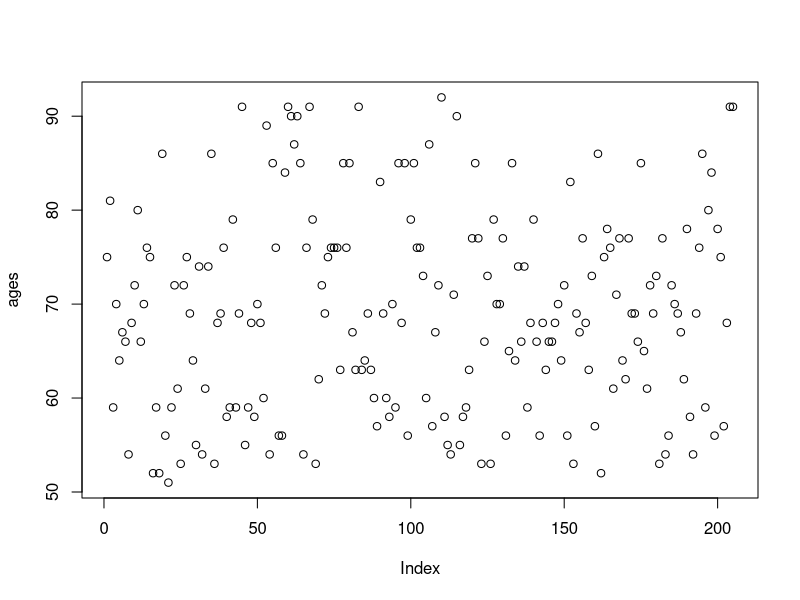
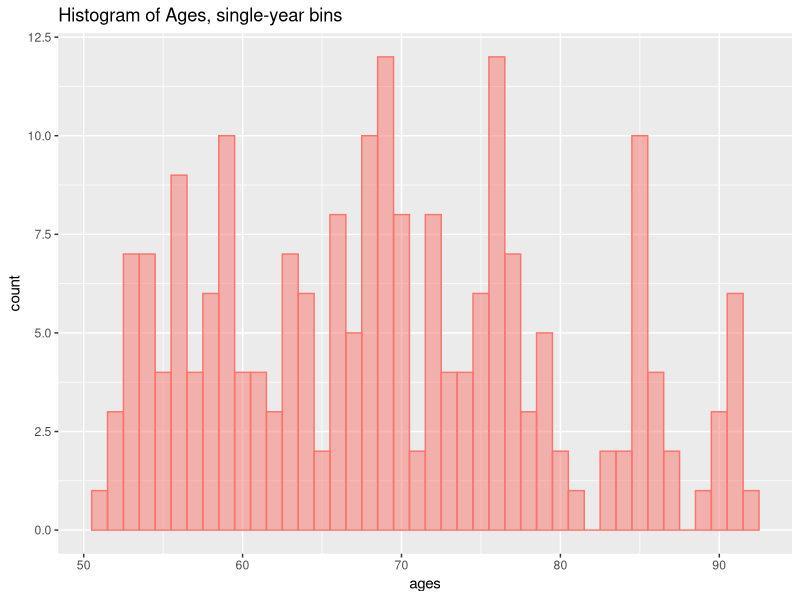
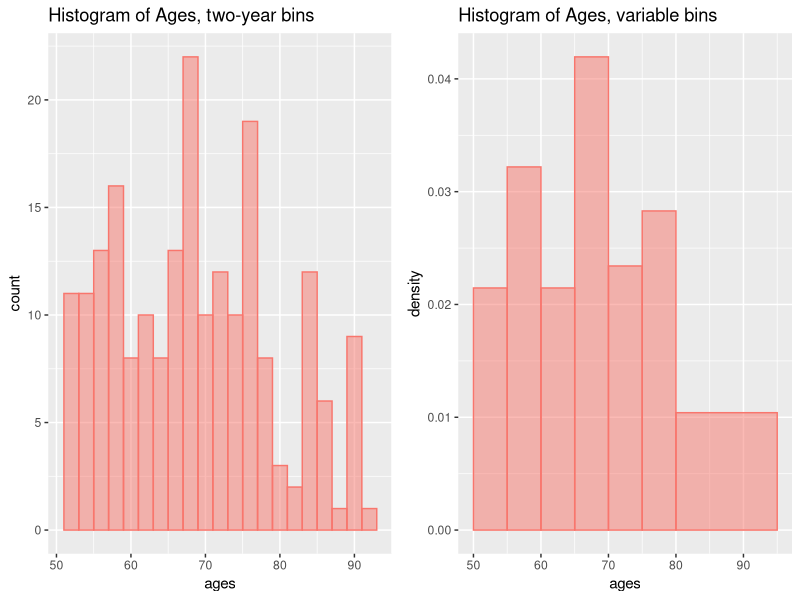
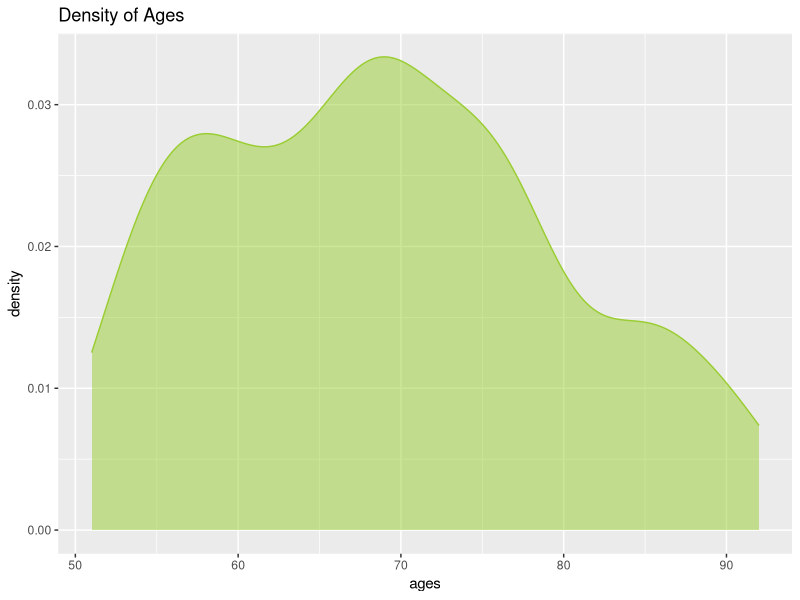
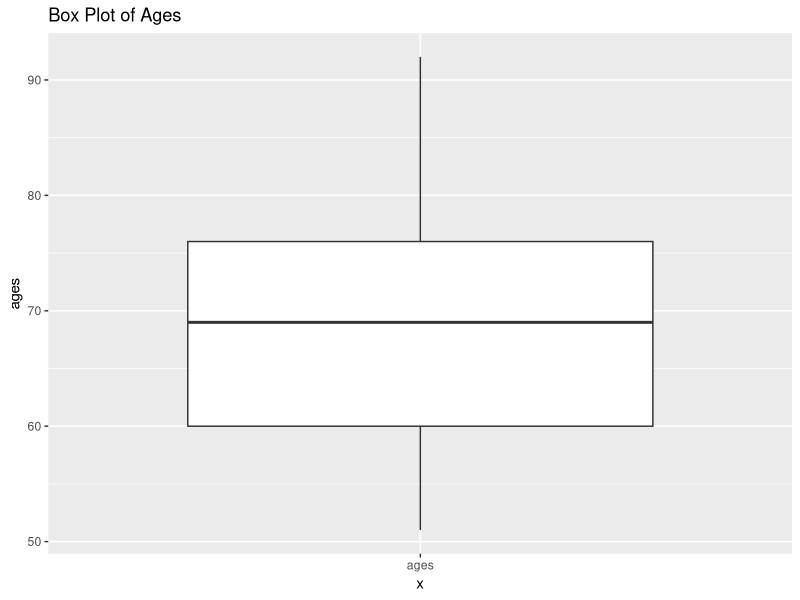
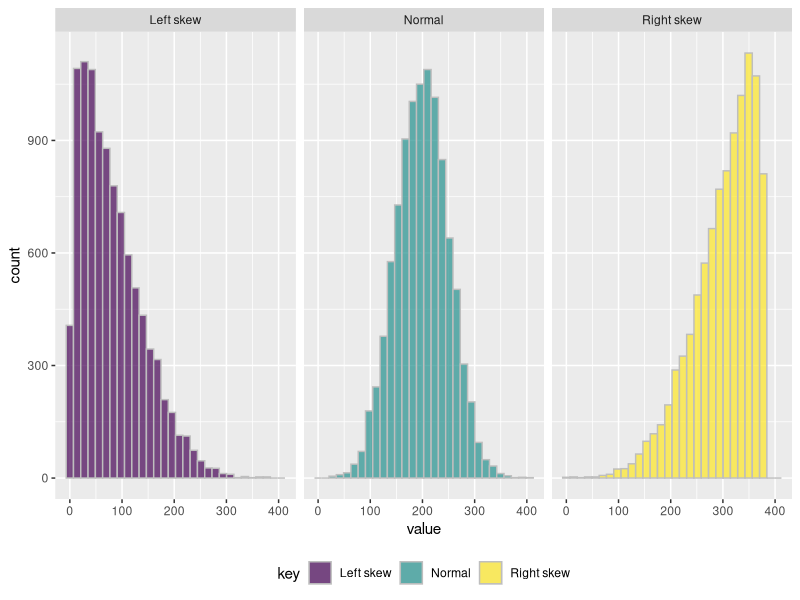
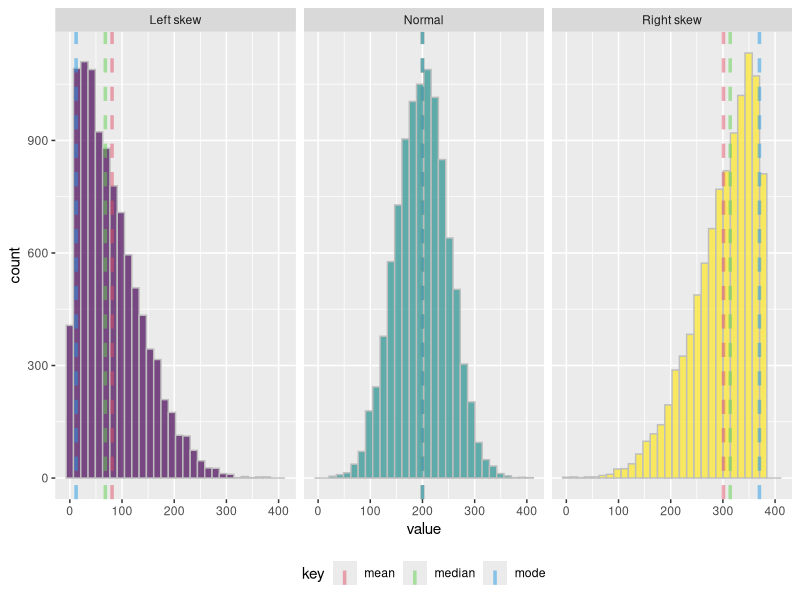

Write R code to recreate these figures, in order.
## ---- chunk 1
options(htmltools.dir.version = FALSE)
library(Cairo)
knitr::opts_chunk$set(fig.align = "center", 
                      dev.args = list(type = "cairo"), fig.retina=3) 


## ---- chunk 2
ages<-c(75,81,59,70,64,67,66,54,68,72,80,66,70,76,75,52,59,52,86,56,51,59,72,61,53,72,75,69,64,55,74,54,61,74,86,53,68,69,76,58,59,79,59,69,91,55,59,68,58,70,68,60,89,54,85,76,56,56,84,91,90,87,90,85,54,76,91,79,53,62,72,69,75,76,76,76,63,85,76,85,67,63,91,63,64,69,63,60,57,83,69,60,58,70,59,85,68,85,56,79,85,76,76,73,60,87,57,67,72,92,58,55,54,71,90,55,58, 59,63,77,85,77,53,66,73,53,79,70,70,77,56,65,85,64,74,66,74,59,68,79,66,56,68,63,66,66,68,70,64,72,56,83,53,69,67,77,68,63,73,57,86,52,75,78,76,61,71,77,64,62,77,69,69,66,85,65,61,72,69,73,53,77,54,56,72,70,69,67,62,78,58,54,69,76,86,59,80,84,56,78,75,57,68,91,91)

ages
## ---- chunk 3
plot(ages)

## ---- chunk 4
library(ggplot2)
ggplot(as.data.frame(ages), aes(x=ages)) +
  geom_histogram(col="#F8766D", 
                 fill="#F8766D", alpha=0.5, binwidth = 1)+
  labs(title='Histogram of Ages, single-year bins')

## ---- chunk 5
library(gridExtra)
grid.arrange(

  ggplot(as.data.frame(ages), aes(x=ages)) +
  geom_histogram( col="#F8766D", fill="#F8766D", alpha=0.5, binwidth = 2)+
  labs(title='Histogram of Ages, two-year bins')
,
ggplot(as.data.frame(ages), aes(x=ages)) +
  geom_histogram(aes(y=..density..), col="#F8766D", fill="#F8766D", alpha=0.5, breaks =c(50, 55,60,65,70,75,80,95) )+
  labs(title='Histogram of Ages, variable bins')
, 

ncol=2)

## ---- chunk 6
ggplot(as.data.frame(ages), aes(x=ages)) +
  geom_density( col="yellowgreen", 
                fill="yellowgreen", alpha=0.5)+
  labs(title='Density of Ages')

## ---- chunk 7
ggplot(as.data.frame(ages), 
       aes(y=ages, x="ages", group ="ages"))+
  geom_boxplot()+
  labs(title='Box Plot of Ages')

## ---- chunk 8

library(sn)
skew<-data.frame(
  index=seq(10000),
  l=round(as.numeric(rsn(10000, xi=0, omega=100, alpha=200)),0)
)

#didn't know how to do skewed distribution easily, so fudged it with this.  Using skewed normal distribution then correction for <0,
#by adding the minimum value (made positive) to all.  Then generate right skew version by reversing (max - value)
skew$l<-skew$l + abs(min(skew$l))
skew$n<-rnorm(10000, 200, 50)
skew$r<-max(skew$l) - skew$l

#rearrange data into long "tidy" format for plotting. This uses the 'tidyr' function form the 'tidyverse.'
#Tidyverse is a modern set of R functions for doing most common things like data manipluation, plotting etc. Easier than base R.
#This function will give and index column, a key column that will contain l, or r, and a value.
library(dplyr)
library(tidyr)
skew_t<-gather(skew, "key", "value", -index)
skew_t$key<-as.factor(skew_t$key)
levels(skew_t$key) <- c("Left skew", "Normal", "Right skew")


#ggplot, using 'facet' to split into two plots according to 'key'
s<-ggplot(skew_t, aes(x=value, col=key, fill=key))+
  geom_histogram(alpha=0.7, col="grey")+
  scale_fill_viridis_d()+
  scale_color_viridis_d()+
  facet_grid(~key)+
  theme(legend.position = "bottom")

s
## ---- chunk 9

###Add summary statistics.  R doesn't have a 'mode' function so here's a used defined one:
getmode <- function(x){
  ux <- unique(x)
  ux[which.max(tabulate(match(x, ux)))]

}


#Add pre-calculated lines for mean, median and mode.
s<-s+
  geom_vline(aes(xintercept = value, col="mean"), alpha=0.5, size=1.2, linetype=2, data=data.frame(key=rbind("Left skew", "Normal", "Right skew"),value=rbind(l=mean(skew$l),n=mean(200), r=mean(skew$r))))+
  geom_vline(aes(xintercept = value, col="median"), alpha=0.5, size=1.2, linetype=2,data=data.frame(key=rbind("Left skew", "Normal", "Right skew"),value=rbind(l=median(skew$l),n=median(200),r=median(skew$r))))+
  geom_vline(aes(xintercept = value, col="mode"), alpha=0.5, size=1.2, linetype=2, data=data.frame(key=rbind("Left skew", "Normal", "Right skew"),value=rbind(l=getmode(skew$l),n=getmode(200),r=getmode(skew$r))))+
  scale_colour_manual(values=c("mean" = "2", "median" = "3","mode" ="4"), limits=c("mean","median","mode"))+
  guides(fill=FALSE)

  
s
